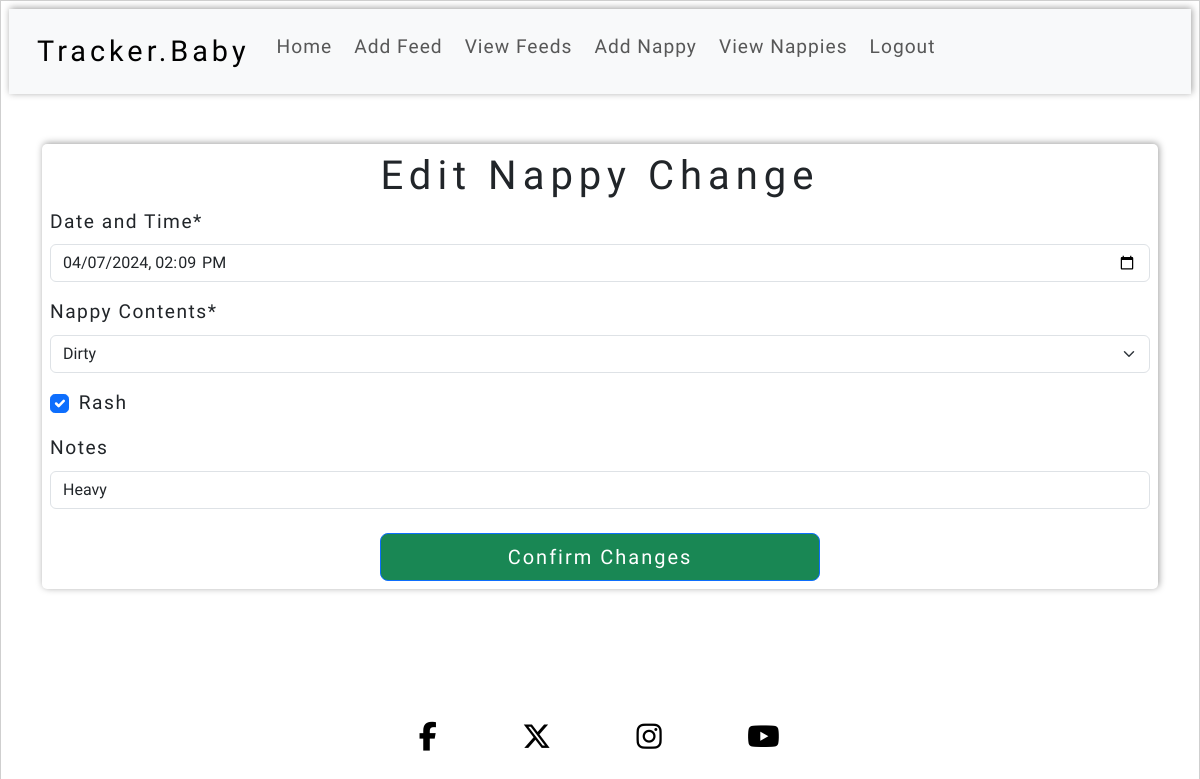
Screenshot of /nappy_changes/edit/4/ (signed in) with the database file from the repository.
### nappy_changes/models.py (models this page shows, shortened)
class NappyChange(models.Model):
    NAPPY_CONTENTS = (("wet", "Wet"), ("dirty", "Dirty"), ("nothing", "Nothing"))
    user = models.ForeignKey(
        User, on_delete=models.CASCADE, related_name="nappy_changes_list"
    )
    date_and_time = models.DateTimeField()
    nappy_contents = models.CharField(
        max_length=10, choices=NAPPY_CONTENTS, null=False, blank=False
    )
    rash = models.BooleanField(default=False)
    notes = models.CharField(max_length=100, blank=True)
    class Meta:
        ordering = ["-date_and_time"]

### nappy_changes/views.py (the view)
# urls.py: path("edit/<slug:pk>/", EditNappyChange.as_view(), name="edit_nappy_change"),
class EditNappyChange(LoginRequiredMixin, UserPassesTestMixin, UpdateView):
    template_name = "nappy_changes/edit_nappy_change.html"
    model = NappyChange
    form_class = NappyChangeForm
    success_url = reverse_lazy("nappy_changes_list")
    def test_func(self):
        return self.request.user == self.get_object().user

### nappy_changes/forms.py
class NappyChangeForm(ModelForm):
    class Meta:
        model = NappyChange
        fields = ["date_and_time", "nappy_contents", "rash", "notes"]
        widgets = {
            "date_and_time": DateTimeInput(),
        }
        labels = {
            "date_and_time": "Date and Time",
            "nappy_contents": "Nappy Contents",
            "rash": "Rash",
            "notes": "Notes",
        }

### nappy_changes/templates/nappy_changes/edit_nappy_change.html (shortened to what this page needs)
{% extends "base.html" %}
{%block content %}
<div class="container">
    <form method="POST" class="p-2 form">
        <h1 class="text-center page-title">Edit Nappy Change</h1>
        {{ form|crispy }}
        <div class="text-center">
            <button type="submit" class="btn btn-primary btn-lg mt-2 authentication-button">Confirm Changes</button>
        </div>
    </form>
</div>
{% endblock %}

### static/css/base.css (style rules this page uses)
:root { --title: 'Tilt Neon', sans-serif; --main-font: 'Hind', sans-serif; --small-box-shadow: 1px -1px 7px 0 #00000061; --small-box-shadow-2: 1px -1px 7px 0 #198754; border: 1px solid #00000030; }
body { display: flex; flex-direction: column; min-height: 100vh; font-family: var(--main-font); letter-spacing: 1.5px; font-size: 120%; padding: 0.5rem; }
.page-title { font-family: var(--title); letter-spacing: 6px; }
.authentication-button { background-color: #198754; letter-spacing: 2px; min-width: 40%; }
.form { width: 100%; margin: 3% auto; box-shadow: var(--small-box-shadow); border-radius: 5px; }

### rows the page displays
NappyChange: date_and_time "04/07/2024 14:09", nappy_contents "Dirty", rash "☑", notes "Heavy"
